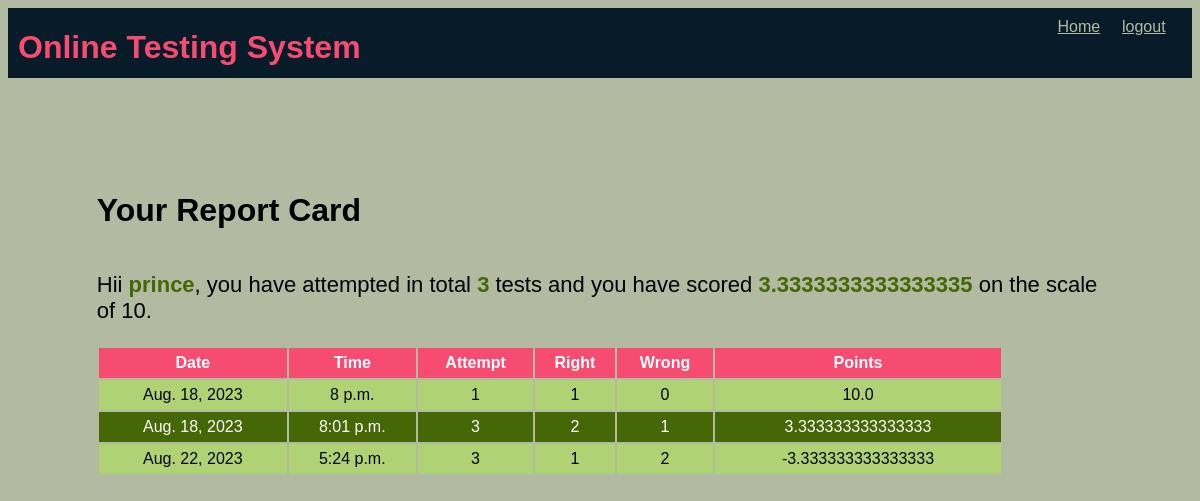
The page /OTS/test-history (signed in) on the database its author committed.
### OTS/models.py (models this page shows)
class Candidate(models.Model):
    username=models.CharField(primary_key=True,max_length=20)
    password=models.CharField(null=False,max_length=20)
    name=models.CharField(null=False,max_length=25)
    test_attempted=models.IntegerField(default=0)
    points=models.FloatField(default=0)

class Result(models.Model):
    resultid=models.BigAutoField(primary_key=True,auto_created=True)
    username=models.ForeignKey(Candidate,on_delete=models.CASCADE)
    date=models.DateField(auto_now=True)
    time=models.TimeField(auto_now=True)
    attempt=models.IntegerField()
    right=models.IntegerField()
    wrong=models.IntegerField()
    points=models.FloatField()

### OTS/views.py (the view)
# urls.py: path('test-history',testResultHistory,name='testHistory'),
def testResultHistory(request):
    if 'name' not in request.session.keys():
        res=HttpResponseRedirect('login')
    candidate=Candidate.objects.filter(username=request.session['username'])
    results=Result.objects.filter(username_id=candidate[0].username)
    context={
        'candidate':candidate[0],'results':results
    }
    res=render(request,'candidate_history.html',context)
    return res

### OTS/templates/candidate_history.html (shortened to what this page needs)
{% extends 'master.html' %}
{% load static %}
{% block top %}
    <a href="{% url 'OTS:home'%}">Home</a>
    <a href="{% url 'OTS:logout'%}">logout</a>
{% endblock %}
{% block content %}
<div class="history-design">
    <h1>Your Report Card</h1>
    <p>Hii <span class="special"> {{candidate.name }}</span>, you have attempted in total <span class="special">{{candidate.test_attempted}}</span> tests and you have scored <span class="special">{{ candidate.points}}</span> on the scale of 10.</p>
    <table>
        <tr>
            <th>Date</th>
            <th>Time</th>
            <th>Attempt</th>
            <th>Right</th>
            <th>Wrong</th>
            <th>Points</th>
        </tr>
        {% for r in results %}
        <tr>
            <td>{{r.date}}</td>
            <td>{{r.time}}</td>
            <td>{{r.attempt}}</td>
            <td>{{r.right}}</td>
            <td>{{r.wrong}}</td>
            <td>{{r.points}}</td>
        </tr>
        {% endfor %}
    </table>
</div>
{% endblock %}

### OTS/static/theme.css (style rules this page uses)
* { font-family: 'Gill Sans', 'Gill Sans MT', Calibri, 'Trebuchet MS', sans-serif; }
:root { --bg-color: rgb(5, 5, 5); --second-bg-color: #101111; --text-color: #ededed; --main-color: #14660d; }
body { background-color: #b2baa2; }
.top div.menu a { color: #b2baa2; display: inline-block; min-width: 50px; margin-right: 10px; }
table { width: 90%; }
table tr:nth-child(odd) { background-color: #456705; color: white; height: 30px; }
table tr:nth-child(even) { background-color: #afd275; height: 30px; }
table tr:first-child { background-color: #f64c72; }
table td { text-align: center; }
span.special { color: #456705; font-weight: bold; }
.history-design { display: flex; flex-direction: column; width: 85%; }
.history-design > p { font-size: 22px; }

### rows shown on the page
Candidate: name "prince", test_attempted "3", points "3.3333333333333335"
Result: date "Aug. 18, 2023", time "8 p.m.", attempt "1", right "1", wrong "0", points "10.0"
Result: date "Aug. 18, 2023", time "8:01 p.m.", attempt "3", right "2", wrong "1", points "3.333333333333333"
Result: date "Aug. 22, 2023", time "5:24 p.m.", attempt "3", right "1", wrong "2", points "-3.333333333333333"
